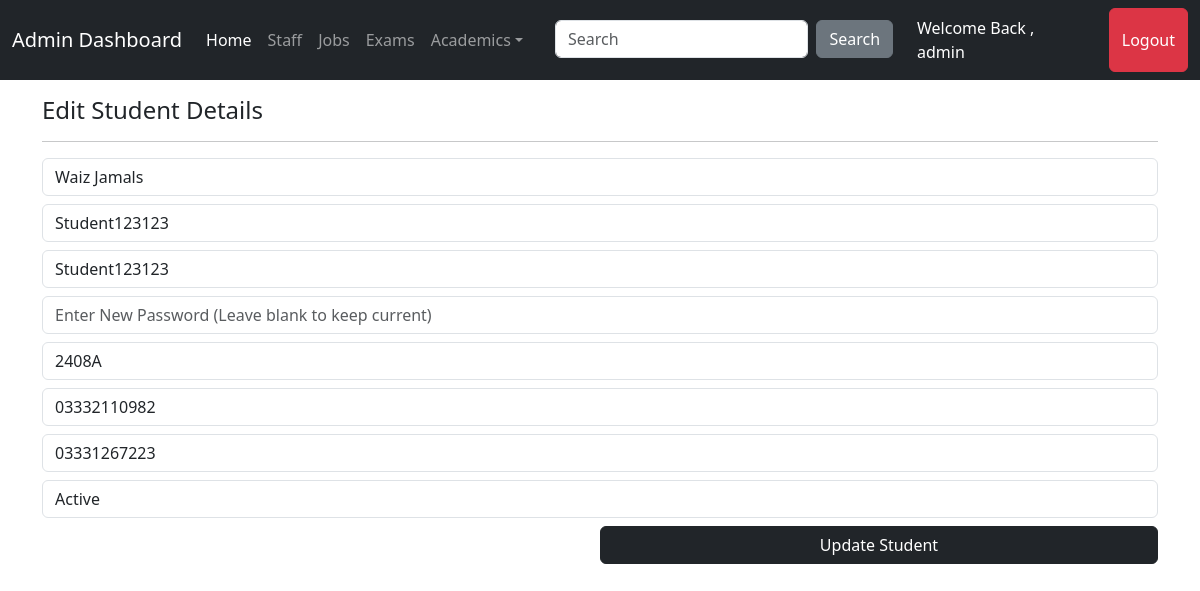
Screenshot of /Admin/edit_student.php?student_id=8 (signed in) with the database file from the repository.
### tables this page shows
CREATE TABLE IF NOT EXISTS `student` (
  `studentid` int NOT NULL AUTO_INCREMENT,
  `studentname` varchar(100) DEFAULT NULL,
  `enrollmentno` varchar(1000) DEFAULT NULL,
  `studentemail` varchar(200) DEFAULT NULL,
  `studentpassword` varchar(200) DEFAULT NULL,
  `studentbatch` int DEFAULT NULL,
  `studentphoneno` varchar(40) DEFAULT NULL,
  `studentguardianphoneno` varchar(40) DEFAULT NULL,
  `studentstatus` varchar(10) NOT NULL,
  PRIMARY KEY (`studentid`),
  KEY `studentbatch` (`studentbatch`)
);

CREATE TABLE IF NOT EXISTS `batches` (
  `batchid` int NOT NULL AUTO_INCREMENT,
  `batchcode` varchar(100) DEFAULT NULL,
  `batchtimings` varchar(100) DEFAULT NULL,
  `batchdays` varchar(10) NOT NULL,
  `batchinstructor` int DEFAULT NULL,
  `currentsem` varchar(50) NOT NULL,
  `batchtype` varchar(200) DEFAULT NULL,
  `batchstartdate` date DEFAULT NULL,
  `batchstatus` varchar(50) NOT NULL DEFAULT 'Active',
  PRIMARY KEY (`batchid`),
  KEY `batchinstructor` (`batchinstructor`)
);

### Admin/edit_student.php (the view, shortened to what this page needs)
<?php
include('../connect.php');
include('headeradmin.php');
if (isset($_GET['student_id'])) {
    $student_id = $_GET['student_id'];
    $query = "SELECT student.*, batches.batchcode FROM student
              INNER JOIN batches ON student.studentbatch = batches.batchid
              WHERE student.studentid = '$student_id'";
    $result = mysqli_query($conn, $query);
    $student = mysqli_fetch_assoc($result);
}
$batchQuery = mysqli_query($conn, "SELECT * FROM batches");
?>
<div class="container mt-3">
    <h4>Edit Student Details</h4>
    <hr>
    <form method="POST">
        <input type="text" name="studentname" class="mt-2 form-control" placeholder="Enter Student Name" value="<?= $student['studentname'] ?>" required>
        <input type="text" name="enrollmentno" class="mt-2 form-control" placeholder="Enter Enrollment No" value="<?= $student['enrollmentno'] ?>" required>
        <input type="text" name="studentemail" class="mt-2 form-control" placeholder="Enter Student Email" value="<?= $student['studentemail'] ?>" required>
        <input type="password" name="studentpassword" class="mt-2 form-control" placeholder="Enter New Password (Leave blank to keep current)">
        <select name="studentbatch" class="mt-2 form-control" required>
            <?php while ($row = mysqli_fetch_array($batchQuery)) { ?>
                <option value="<?= $row['batchid'] ?>" <?= ($row['batchid'] == $student['studentbatch']) ? 'selected' : '' ?>>
                    <?= $row['batchcode'] ?>
                </option>
            <?php } ?>
        </select>
        <input type="text" name="studentphoneno" class="mt-2 form-control" placeholder="Enter Student Phone No" value="<?= $student['studentphoneno'] ?>" required>
        <input type="text" name="studentguardianphoneno" class="mt-2 form-control" placeholder="Enter Guardian Phone No" value="<?= $student['studentguardianphoneno'] ?>" required>
        <select name="studentstatus" class="mt-2 form-control" required>
            <option value="Active" <?= ($student['studentstatus'] == 'Active') ? 'selected' : '' ?>>Active</option>
        </select>
        <button type="submit" class="btn btn-dark float-end w-50 mt-2 w-50" name="update_student">Update Student</button>
    </form>
</div>
<?php include('footeradmin.php'); ?>

### rows the page displays
student: studentname "Waiz Jamals", enrollmentno "Student123123", studentemail "Student123123", studentbatch "2408A", studentphoneno "03332110982", studentguardianphoneno "03331267223", studentstatus "Active"

### other values shown
$_SESSION['adminloggedin'] "admin"
